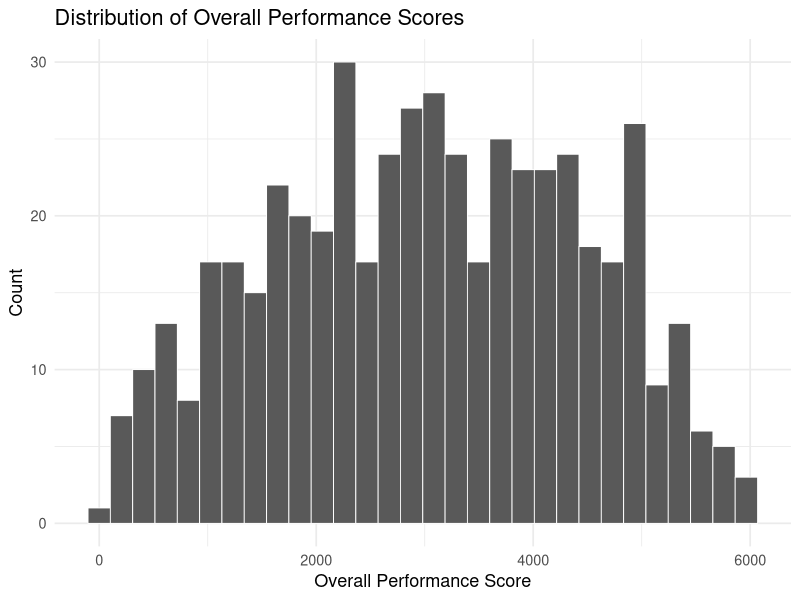

Generate this figure with R:
## ---- chunk 1

# Loading dataset
player_pitch <- read.csv('pitch-arsenal-stats.csv')

# Removing unnecessary columns
player_pitch_ranked <- subset(player_pitch, select = -c(team_name_alt, player_id, pitch_name, pitches, pitch_usage, pa))

# Unranked DataFrame
head(player_pitch_ranked[,c("last_name..first_name", "pitch_type", "run_value", "slg", "woba", "k_percent", "put_away")],10)
## ---- chunk 2
library(dplyr)

# Metrics where higher is better
higher_is_better_metrics <- c("run_value_per_100", "run_value", "whiff_percent", "k_percent", "put_away")

# Metrics where lower is better
lower_is_better_metrics <- c("ba", "slg", "woba", "est_ba", "est_slg", "est_woba", "hard_hit_percent")

# All metrics
performance_metrics <- c(lower_is_better_metrics, higher_is_better_metrics)


# Generating rankings
player_pitch_ranked <- player_pitch_ranked %>% 
  
  mutate(
    across(all_of(higher_is_better_metrics), ~ rank(-.x, ties.method = "min")),
    across(all_of(lower_is_better_metrics), ~ rank(.x, ties.method = "min"))
  )

#Ranked DataFrame
head(player_pitch_ranked[,c("last_name..first_name", "pitch_type", "run_value", "slg", "woba", "k_percent", "put_away")],10)
## ---- chunk 3
# Generating overall performance scores
player_pitch_ranked$overall_performance_score <- rowSums(player_pitch_ranked[, performance_metrics])
player_pitch_ranked %>%
  select(last_name..first_name, pitch_type, overall_performance_score) %>%
  head(10)
## ---- chunk 4
library(ggplot2)

ggplot(player_pitch_ranked, aes(x = overall_performance_score)) + 
  geom_histogram(bins = 30, color = 'white', linewidth = 0.3) + 
  labs(
    title = "Distribution of Overall Performance Scores",
    x = "Overall Performance Score",
    y = "Count"
  ) +
  theme_minimal(base_size = 13)
## ---- chunk 5
# Top 10 Overall Performance Scores
sorted <- player_pitch_ranked %>%
  select(last_name..first_name, pitch_type, overall_performance_score) %>%
  arrange(overall_performance_score)

head(sorted, 10)
## ---- chunk 6
# Bottom 10 Overall Performance Scores
tail(sorted, 10)
## ---- chunk 7
# Best Player-Pitch (Minimum Overall Performance Score)
best_player_pitch <- player_pitch_ranked %>%
  filter(overall_performance_score == min(overall_performance_score))

cat(
  paste(
    "Best Pitch:", best_player_pitch$last_name..first_name, "-", best_player_pitch$pitch_type)
)
## ---- chunk 8
write.csv(player_pitch_ranked, file = "player_pitch_ranked.csv")
